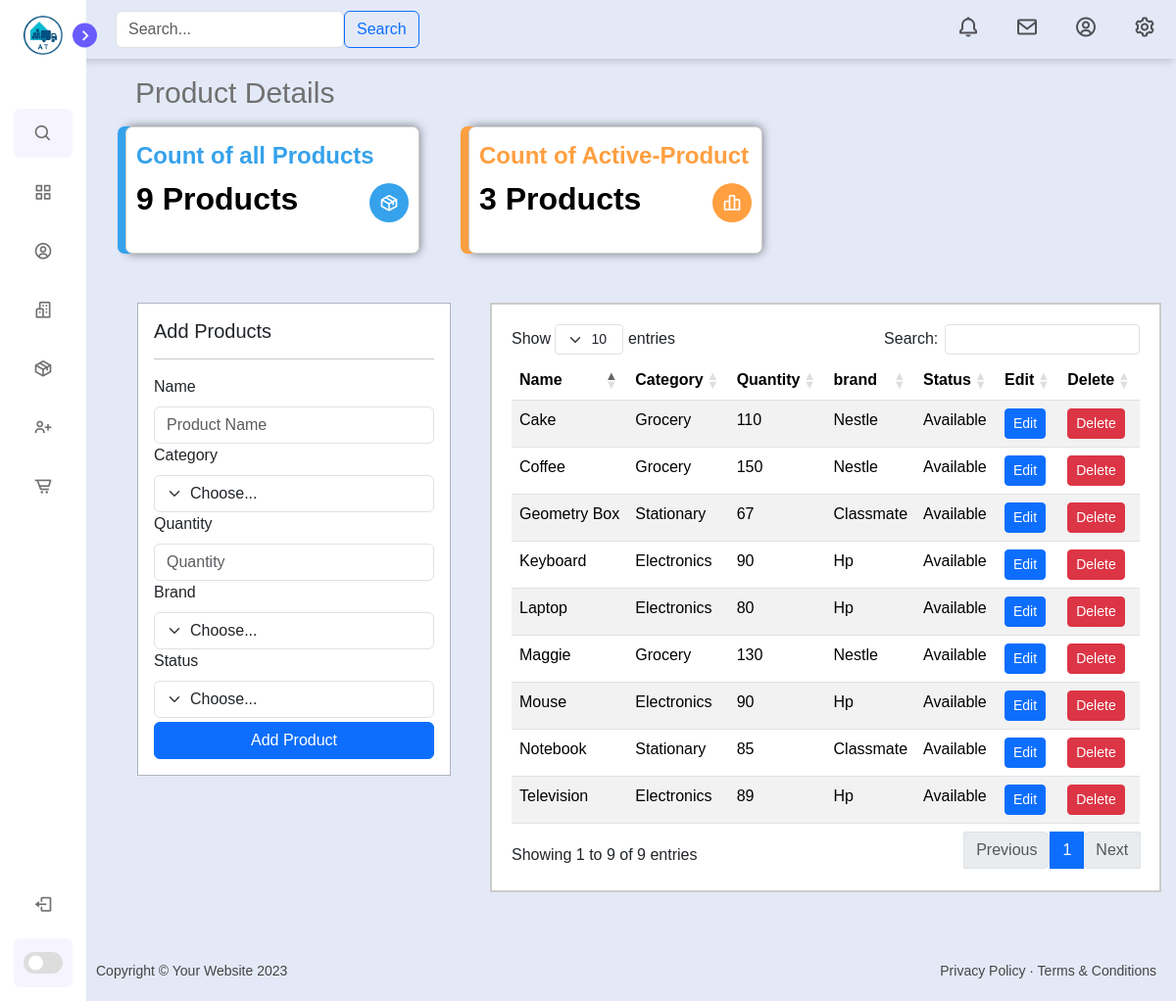
The app's page /product (signed in) with its own data.
### dashboard/models.py (models this page shows, shortened)
class Product(models.Model):
    name = models.CharField(max_length=100, null=False, blank=False)
    category = models.CharField(max_length=25, choices=CATEGORY, null=False, blank=False)
    quantity = models.PositiveIntegerField(null=False, blank=False)
    brand = models.ForeignKey(Brand, on_delete=models.CASCADE, null=True, blank=True, related_name='products')  # Use related_name to avoid conflicts
    PRODUCT_STATUS_CHOICES = (
        ('Available', 'Available'),
        ('Not-Available', 'Not-Available'),
    )
    status = models.CharField(max_length=15, choices=PRODUCT_STATUS_CHOICES, null=False, blank=False)

class Brand(models.Model):
    brand_name = models.CharField(max_length=100, null=False, blank=False)
    STATUS_CHOICES = (
        ('Available', 'Available'),
        ('Not-Available', 'Not-Available'),
    )
    status = models.CharField(max_length=15, choices=STATUS_CHOICES, null=False, blank=False)
    def __str__(self):
        return self.brand_name

### dashboard/views.py (the view)
# urls.py: path('product', views.product, name="dashboard-product"),
@login_required
def product(request):
    items = Product.objects.all()
    brands = Brand.objects.all()
    product_count = items.count()
    form = ProductForm()
    if request.method == 'POST':
        form = ProductForm(request.POST)
        if form.is_valid():
            product = form.save()
            return redirect('dashboard-product')
    context={
    'items':items,
    'brands':brands,
    'product_count':product_count,
    'form':form,
    }
    return render(request, 'dashboard/product.html', context)

### dashboard/forms.py
class ProductForm(forms.ModelForm):
    class Meta:
        model = Product
        fields = ['name', 'category', 'quantity', 'brand', 'status']

### templates/dashboard/product.html (shortened to what this page needs)
{% extends "partials/base.html" %}
{% load static %}
{% block body %}
{% include "partials/navbar.html" %}
<section class="home">
    {% include "partials/navbar.html" %}
    <div class="text">Product Details</div>
    <div class="product-container">
        <div class="product-card-box">
            <div class="product-card-container">
                <div class="product-card">
                    <a href="#">
                        <div class="product-card-content">
                            <h3>Count of all Products</h3>
                            <h2>{{ product_count }} Products</h2>
                            <div class="product-card-icon" style="background-color: #36A2EB;">
                                <i class='bx bx-package'></i>
                            </div>
                        </div>
                    </a>
                </div>
                <div class="product-card">
                    <a href="#">
                        <div class="product-card-content">
                            <h3>Count of Active-Product</h3>
                            <h2>3 Products</h2>
                            <div class="product-card-icon" style="background-color: #FF9F40;">
                                <i class='bx bx-bar-chart-alt-2'></i>
                            </div>
                        </div>
                    </a>
                </div>
            </div>
        </div>
    </div>
    <div class="container" style="margin: 0;">
        <div class="product-content">
            <div class="product-form">
                <div class="border border-dark-subtle bg-white p-3" style="width: 320px;">
                    <h5>Add Products</h5>
                    <hr>
                    <form method="POST">
                        <div class="mb-0">
                            <label for="id_name" class="form-label">Name</label>
                            <input type="text" class="form-control" id="id_name" name="name" aria-describedby="emailHelp" placeholder="Product Name">
                        </div>
                        <div class="mb-0">
                            <label for="id_category" class="form-label">Category</label>
                            <select class="form-select" id="id_category" name="category" aria-label="Default select example">
                                <option selected>Choose...</option>
                            </select>
                        </div>
                        <div class="mb-0">
                            <label for="id_quantity" class="form-label">Quantity</label>
                            <input type="number" class="form-control" id="id_quantity" name="quantity" aria-describedby="emailHelp" placeholder="Quantity">
                        </div>
                        <div class="mb-0">
                            <label for="id_brand" class="form-label">Brand</label>
                            <select class="form-select" id="id_brand" name="brand" aria-describedby="emailHelp">
                                <option selected>Choose...</option>
                            </select>
                        </div>
                        <div class="mb-1">
                            <label for="id_status" class="form-label">Status</label>
                            <select class="form-select" id="id_status" name="status" aria-label="Default select example">
                                <option selected>Choose...</option>
                            </select>
                        </div>
                        <div class="d-grid gap-2">
                            <button class="btn btn-primary" type="submit">Add Product</button>
                        </div>
                    </form>
                </div>
            </div>
            <div class="product-table" style="background-color: white;">
                <table id="example" class="table table-striped nowrap" style="width:100%">
                    <thead style="background: #0d6efd;">
                        <tr>
                            <th>Name</th>
                            <th>Category</th>
                            <th>Quantity</th>
                            <th>brand</th>
                            <th>Status</th>
                            <th>Edit</th>
                            <th>Delete</th>
                        </tr>
                    </thead>
                    <tbody>
                        {% for item in items %}
                            <tr>
                                <td>{{ item.name }}</td>
                                <td>{{ item.category }}</td>
                                <td>{{ item.quantity }}</td>
                                <td>{{ item.brand }}</td>
                                <td>{{ item.status }}</td>
                                <td><a class="btn btn-primary btn-sm" href="{% url 'dashboard-product-update' item.id %}">Edit</a></td>
                                <td><a class="btn btn-danger btn-sm" href="{% url 'dashboard-product-delete' item.id %}">Delete</a></td>
                            </tr>
                        {% endfor %}
                    </tbody>
                </table>
            </div>
        </div>
    </div>
    <footer>
        <div class="footer-left">
            Copyright © Your Website 2023
        </div>
        <div class="footer-right">
            <a href="#">Privacy Policy</a> · <a href="#">Terms & Conditions</a>
        </div>
    </footer>
</section>
{% endblock body %}

### templates/partials/base.html (shortened to what this page needs)
{% load static %}
<!doctype html>
<html lang="en">
<head>
    <link rel="stylesheet" href="https://cdn.jsdelivr.net/npm/bootstrap@5.3.1/dist/css/bootstrap.rtl.min.css"
>
    <link href='https://unpkg.com/boxicons@2.1.1/css/boxicons.min.css' rel='stylesheet'>
    <link rel="stylesheet" type="text/css" href="{% static 'css/base.css' %}">
    <link rel="stylesheet" type="text/css" href="{% static 'css/index.css' %}">
    <link rel="stylesheet" type="text/css" href="{% static 'css/staff.css' %}">
    <link rel="stylesheet" type="text/css" href="{% static 'css/product.css' %}">
    <link rel="stylesheet" type="text/css" href="{% static 'css/order.css' %}">
    <link rel="stylesheet" type="text/css" href="{% static 'css/staff_index.css' %}">
    <link rel="stylesheet" type="text/css" href="{% static 'css/profile.css' %}">
    <link rel="stylesheet" type="text/css" href="{% static 'css/crud.css' %}">
    <link rel="stylesheet" type="text/css" href="{% static 'css/user_forms.css' %}">
    <link rel="stylesheet" href="https://cdn.datatables.net/1.13.6/css/dataTables.bootstrap5.min.css">
    <link rel="stylesheet" href="https://cdn.datatables.net/responsive/2.5.0/css/responsive.bootstrap5.min.css">
</head>
<body>
    {% include "partials/sidebar.html" %}
    {% block body %}
    {% endblock body %}
</body>
</html>

### templates/partials/sidebar.html (shortened to what this page needs)
<nav class="sidebar close">
    <header>
        <div class="image-text">
            <span class="image">
                <img src="static/images/Logo3.png" alt="logo">
            </span>
        </div>
        <i class='bx bx-chevron-right toggle'></i>
    </header>
    <div class="menu-bar">
        <div class="menu">
            <li class="search-box">
                <i class='bx bx-search icon'></i>
            </li>
            <ul class="menu-links">
                <li class="nav-link">
                    <a href="{% url 'dashboard-index' %}">
                        <i class='bx bx-grid-alt icon'></i>
                    </a>
                </li>
                <li class="nav-link">
                    <a href="#">
                        <i class='bx bx-user-circle icon'></i>
                    </a>
                </li>
                <li class="nav-link">
                    <a href="{% url 'dashboard-brand' %}">
                        <i class='bx bx-buildings icon'></i>
                    </a>
                </li>
                <li class="nav-link">
                    <a href="{% url 'dashboard-product' %}">
                        <i class='bx bx-package icon'></i>
                    </a>
                </li>
                <li class="nav-link">
                    <a href="{% url 'dashboard-staff' %}">
                        <i class='bx bx-user-plus icon'></i>
                    </a>
                </li>
                <li class="nav-link">
                    <a href="{% url 'dashboard-order' %}">
                        <i class='bx bx-cart-alt icon'></i>
                    </a>
                </li>
            </ul>
        </div>
        <div class="bottom-content">
            <li class="">
                <a href="/">
                    <i class='bx bx-log-out icon'></i>
                </a>
            </li>
            <li class="mode">
                <div class="toggle-switch">
                    <span class="switch"></span>
                </div>
            </li>
        </div>
    </div>
</nav>

### templates/partials/navbar.html (shortened to what this page needs)
<nav class="navbar navbar-expand-lg bg-body-tertiary" style="background-color: #E4E9F7 !important;
    box-shadow: 0 6px 7px -3px rgba(0, 0, 0, 0.15); height: 60px;">
            <div class="container-fluid">
                <form class="d-flex" role="search" style="margin-left: 20px;">
                    <input class="form-control me-2" type="search" placeholder="Search..." aria-label="Search">
                    <button class="btn btn-outline-primary" type="submit">Search</button>
                </form>
                <div class="collapse navbar-collapse justify-content-end" id="navbarNavAltMarkup">
                    <div class="navbar-nav">
                        <a class="nav-link nav-icon" href="#"><i class='bx bx-bell'></i></a>
                        <a class="nav-link nav-icon" href="#"><i class='bx bx-envelope bx-2x'></i></a>
                        <a class="nav-link nav-icon" aria-current="page" href="#"><i
                                class='bx bx-user-circle bx-2x'></i></a>
                        <a class="nav-link nav-icon" href="#"><i class='bx bx-cog bx-2x'></i></a>
                    </div>
                </div>
            </div>
        </nav>

### static/css/base.css (style rules this page uses)
* { margin: 0; padding: 0; box-sizing: border-box; font-family: 'Poppins', sans-serif; }
:root { --body-color: #E4E9F7; --sidebar-color: #FFF; --primary-color: #695CFE; --primary-color-light: #F6F5FF; --toggle-color: #DDD; --text-color: #707070; --tran-03: all 0.2s ease; --tran-03: all 0.3s ease; --tran-04: all 0.3s ease; --tran-05: all 0.3s ease; }
body { margin: 0; padding: 0; min-height: 100vh; background-color: var(--body-color) !important; transition: var(--tran-05); }
.sidebar { position: fixed; top: 0; left: 0; height: 100%; width: 250px; padding: 10px 14px; background: var(--sidebar-color); transition: var(--tran-05); z-index: 100; }
.sidebar.close { width: 88px; }
.sidebar li { height: 50px; list-style: none; display: flex; align-items: center; margin-top: 10px; }
.sidebar header .image, .sidebar .icon { min-width: 60px; border-radius: 6px; }
.sidebar .icon { min-width: 60px; border-radius: 6px; height: 100%; display: flex; align-items: center; justify-content: center; font-size: 20px; }
.sidebar .text, .sidebar .icon { color: var(--text-color); transition: var(--tran-03); }
.sidebar header { position: relative; }
.sidebar header .image-text { display: flex; align-items: center; }
.sidebar header .image { display: flex; align-items: center; justify-content: center; }
.sidebar header .image img { width: 40px; border-radius: 6px; }
.sidebar header .toggle { position: absolute; top: 50%; right: -25px; transform: translateY(-50%) rotate(180deg); height: 25px; width: 25px; background-color: var(--primary-color); color: var(--sidebar-color); border-radius: 50%; display: flex; align-items: center; justify-content: center; font-size: 22px; cursor: pointer; transition: var(--tran-05); }
.sidebar.close .toggle { transform: translateY(-50%) rotate(0deg); }
.sidebar .menu { margin-top: 40px; }
.sidebar li.search-box { border-radius: 6px; background-color: var(--primary-color-light); cursor: pointer; transition: var(--tran-05); }
.sidebar li a { list-style: none; height: 100%; background-color: transparent; display: flex; align-items: center; height: 100%; width: 100%; border-radius: 6px; text-decoration: none; transition: var(--tran-03); }
.sidebar .menu-bar { height: calc(100% - 55px); display: flex; flex-direction: column; justify-content: space-between; overflow-y: scroll; }
.sidebar .menu-bar .mode { border-radius: 6px; background-color: var(--primary-color-light); position: relative; transition: var(--tran-05); }
.menu-bar .bottom-content .toggle-switch { position: absolute; right: 0; height: 100%; min-width: 60px; display: flex; align-items: center; justify-content: center; border-radius: 6px; cursor: pointer; }
.toggle-switch .switch { position: relative; height: 22px; width: 40px; border-radius: 25px; background-color: var(--toggle-color); transition: var(--tran-05); }
.switch::before { content: ''; position: absolute; height: 15px; width: 15px; border-radius: 50%; top: 50%; left: 5px; transform: translateY(-50%); background-color: var(--sidebar-color); transition: var(--tran-04); }
.nav-icon { margin-left: 20px !important; font-size: 1.5em !important; }

### static/css/index.css (style rules this page uses)
.home { position: absolute; top: 0; top: 0; left: 250px; height: 100vh; width: calc(100% - 250px); background-color: var(--body-color); transition: var(--tran-05); }
.home .text { font-size: 30px; font-weight: 500; color: var(--text-color); padding: 12px 60px; }
.sidebar.close~.home { left: 78px; height: 100vh; width: calc(100% - 78px); }
footer { display: flex; justify-content: space-between; background-color: var(--body-color); padding: 20px 20px; font-size: 14px; color: #444; }
.footer-left { flex: 1; }
.footer-right { flex: 1; text-align: right; }
.footer-right a { text-decoration: none; color: #444; transition: border-bottom 0.2s; }

### static/css/profile.css (style rules this page uses)
body { margin: 0; padding: 0; }

### records on screen
Product: name "Cake", category "Grocery", quantity "110", brand "Nestle", status "Available"
Product: name "Laptop", category "Electronics", quantity "80", brand "Hp", status "Available"
Product: name "Keyboard", category "Electronics", quantity "90", brand "Hp", status "Available"
Product: name "Maggie", category "Grocery", quantity "130", brand "Nestle", status "Available"
Product: name "Notebook", category "Stationary", quantity "85", brand "Classmate", status "Available"
Product: name "Coffee", category "Grocery", quantity "150", brand "Nestle", status "Available"
Product: name "Geometry Box", category "Stationary", quantity "67", brand "Classmate", status "Available"
Product: name "Mouse", category "Electronics", quantity "90", brand "Hp", status "Available"
Product: name "Television", category "Electronics", quantity "89", brand "Hp", status "Available"

### other values on screen
{{ product_count }} "9"
